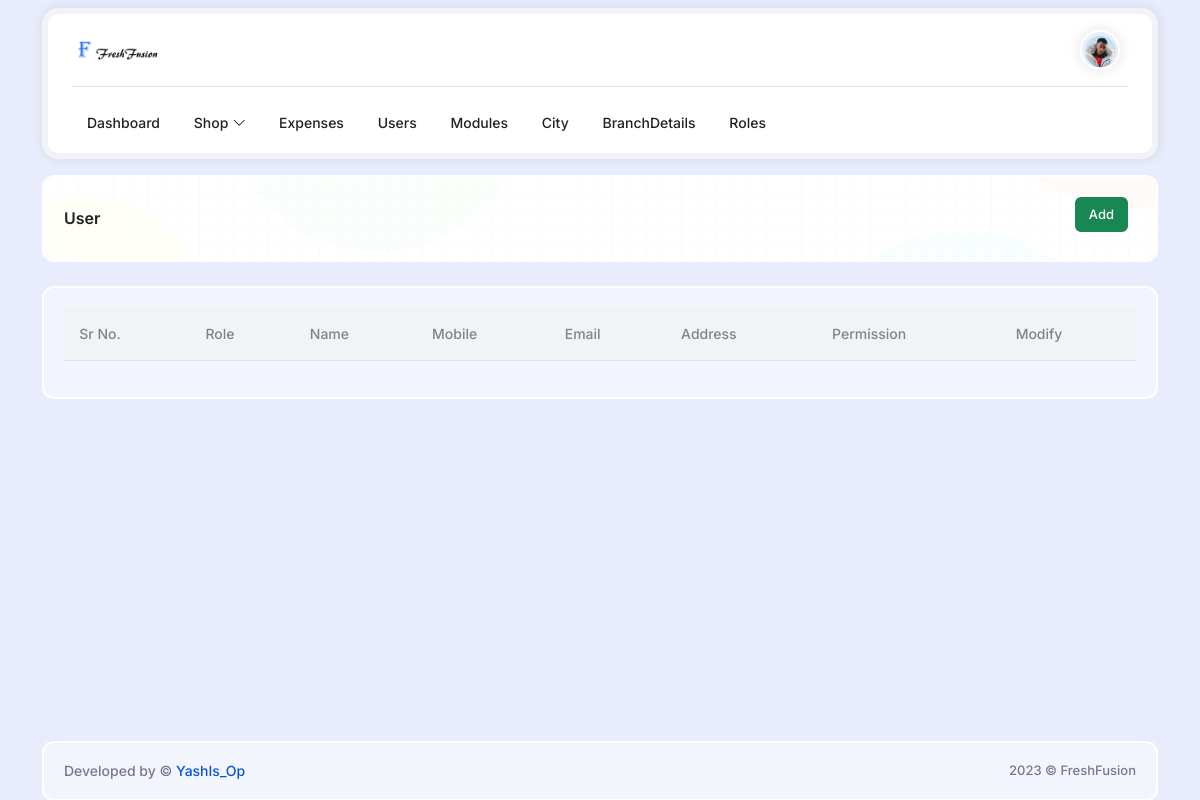
The page /pages/user/index.php on the database as committed earlier.
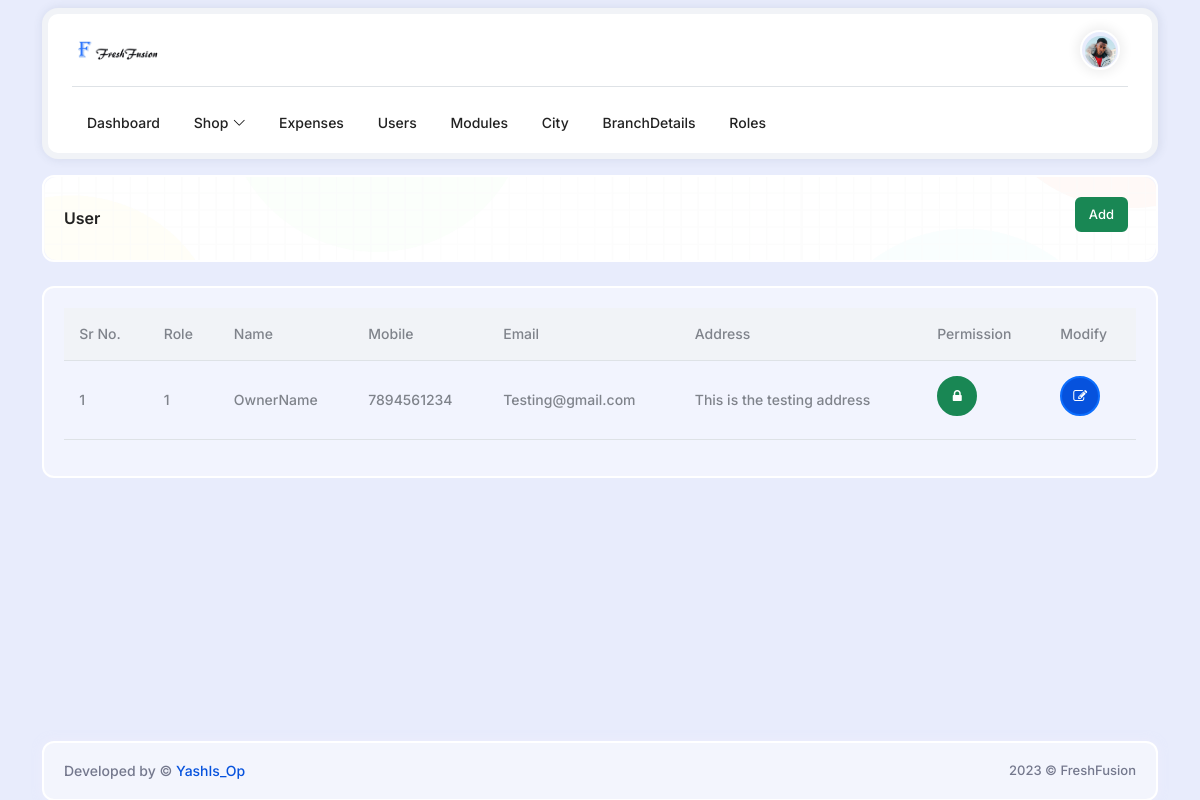
The same page on the database as committed later.
### tables this page shows
CREATE TABLE
    `Users` (
        `Id` INT NOT NULL PRIMARY KEY AUTO_INCREMENT,
        `BranchId` INT NOT NULL,
        `RoleId` INT NOT NULL,
        `Name` VARCHAR(255) NOT NULL,
        `Mobile` VARCHAR(255) NOT NULL,
        `Email` VARCHAR(255) NOT NULL,
        `Address` VARCHAR(255) NOT NULL,
        FOREIGN KEY (`RoleId`) REFERENCES `Roles` (`Id`),
        FOREIGN KEY (`BranchId`) REFERENCES `BranchDetails` (`Id`)
    );

CREATE TABLE
    `Roles` (
        `Id` INT NOT NULL PRIMARY KEY AUTO_INCREMENT,
        `Name` VARCHAR(255) NOT NULL
    );

### includes/init.php (called while the page is built, shortened)
<?php
$connection = new PDO("mysql:host=localhost;port=3306;dbname=FreshFusion", "root", "");
function select($query, $params = null)
{
    global $connection;
    $statement = $connection->prepare($query);
    $statement->execute($params);
    $rows = $statement->fetchAll(PDO::FETCH_ASSOC);
    return $rows;
}

### pages/user/index.php (the view, shortened to what this page needs)
<?php
require ('../../includes/init.php');
$users = select("SELECT Users.Id, Users.Name, Users.Mobile, Users.Email, Users.Address, Roles.Id AS 'RolesId' FROM Users INNER JOIN Roles ON Users.RoleId = Roles.Id");
$index = 0;
include pathOf('includes/header.php');
include pathOf('includes/navbar.php');
?>
<div class="main-content">
    <div class="content-wraper-area">
        <div class="data-table-area">
            <div class="container">
                <div class="row g-4">
                    <div class="col-12">
                        <div class="card">
                            <div class="card-body card-breadcrumb">
                                <div class="page-title-box d-flex align-items-center justify-content-between">
                                    <h4 class="mb-0">User</h4>
                                    <div class="page-title-right">
                                        <ol class="breadcrumb m-0">
                                            <li class="breadcrumb-item active"> <a href="./add"
                                                    class="btn btn-success mb-2 me-2">Add</a> </li>
                                        </ol>
                                    </div>
                                </div>
                            </div>
                        </div>
                    </div>
                    <div class="col-12">
                        <div class="card">
                            <div class="card-body">
                                <table id="selection-datatable" class="table dt-responsive nowrap w-100">
                                    <thead>
                                        <tr>
                                            <th>Sr No.</th>
                                            <th>Role</th>
                                            <th>Name</th>
                                            <th>Mobile</th>
                                            <th>Email</th>
                                            <th>Address</th>
                                            <th>Permission</th>
                                            <th>Modify</th>
                                        </tr>
                                    </thead>
                                    <tbody>
                                    <?php foreach ($users as $user): ?>
                                            <tr>
                                                <td><?= $index += 1 ?></td>
                                                <td><?= $user['RolesId'] ?></td>
                                                <td><?= $user['Name'] ?></td>
                                                <td><?= $user['Mobile'] ?></td>
                                                <td><?= $user['Email'] ?></td>
                                                <td><?= $user['Address'] ?></td>
                                                <form action="./permission" method="post">
                                                    <td>
                                                        <button type="submit" class="btn btn-success btn-circle mb-2">
                                                            <i class="fa fa-lock"></i>
                                                        </button>
                                                    </td>
                                                </form>
                                                <form action="./update" method="post">
                                                    <td>
                                                        <button type="submit" class="btn btn-primary btn-circle mb-2">
                                                            <i class="fa fa-edit"></i>
                                                        </button>
                                                    </td>
                                                </form>
                                            </tr>
                                        <?php endforeach; ?>
                                    </tbody>
                                </table>
                            </div>
                        </div>
                    </div>
                </div>
            </div>
        </div>
    </div>
    <?php
    include pathOf('includes/footer.php');
    ?>
    <?php
    include pathOf('includes/pageEnd.php');
    ?>

Rows that differ between the two databases and show on the page:
added users: RoleId.Id "1", Name "OwnerName", Mobile "7894561234", Email "Testing@gmail.com", Address "This is the testing address"
